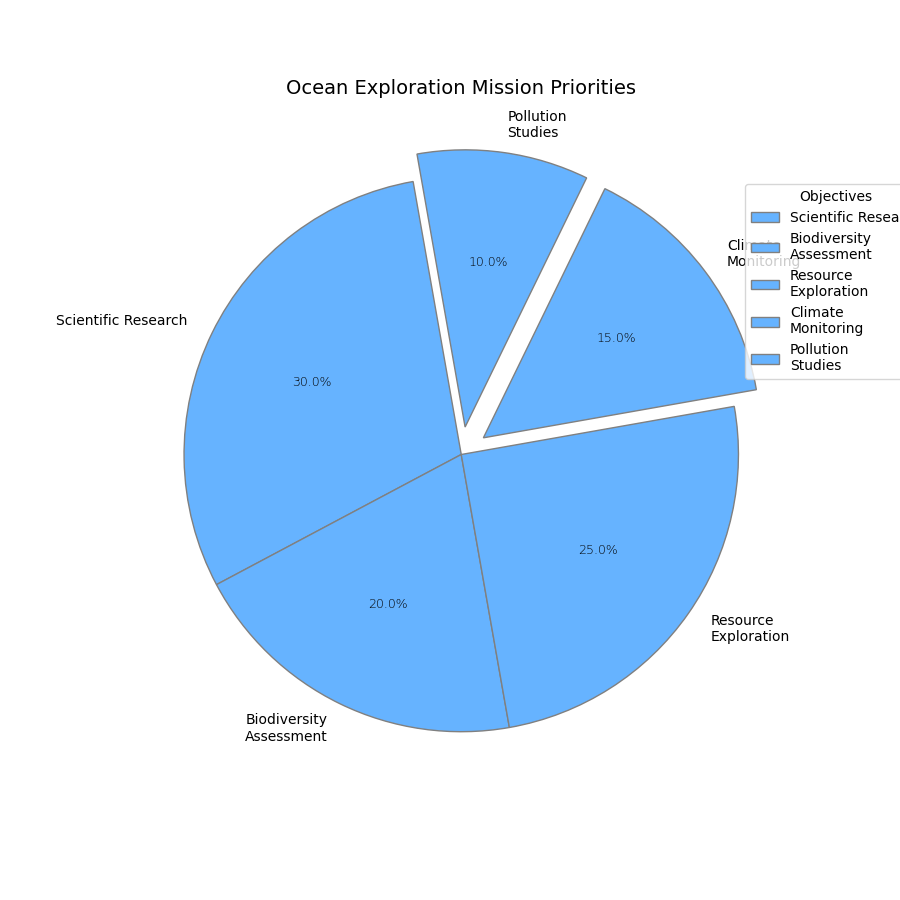

Write the Python code that produced this figure.
import matplotlib.pyplot as plt

# Data definition for ocean exploration objectives
objectives = ['Scientific Research', 'Biodiversity\nAssessment', 'Resource\nExploration', 'Climate\nMonitoring', 'Pollution\nStudies']
proportions = [30, 20, 25, 15, 10]
single_color = '#66B3FF'  # Use a single color for all

fig, ax = plt.subplots(figsize=(9, 9))
wedges, texts, autotexts = ax.pie(
    proportions, 
    labels=objectives, 
    autopct='%1.1f%%', 
    startangle=100,
    colors=[single_color]*len(proportions),  # Apply the single color across all slices
    explode=(0, 0, 0, 0.1, 0.1),
    shadow=False,
    textprops=dict(color="black"),
    wedgeprops=dict(edgecolor='grey', linewidth=1)
)

plt.title("Ocean Exploration Mission Priorities", fontsize=14, fontweight='medium', pad=10)
plt.setp(autotexts, size=9, fontweight="light")

ax.legend(wedges, objectives, title="Objectives", loc="upper left", bbox_to_anchor=(0.9, 0.9))

plt.show()
